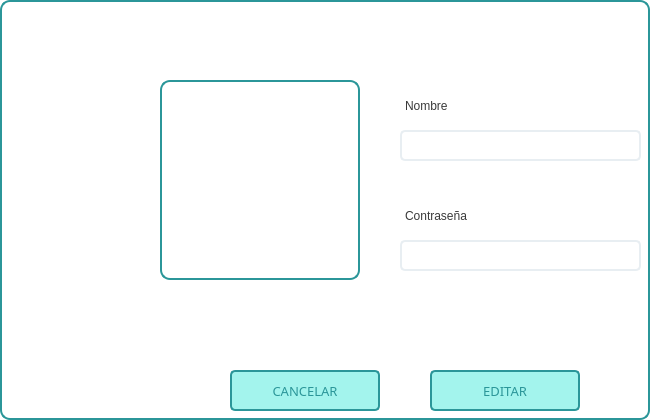
       <widget class="QWidget" name="page_editar">
        <property name="styleSheet">
         <string notr="true">background-color: #FFFFFF;
border: 2px solid #2B9699;
border-radius: 10px;</string>
        </property>
        <widget class="QFrame" name="frame_perfil_e">
         <property name="geometry">
          <rect>
           <x>160</x>
           <y>80</y>
           <width>200</width>
           <height>200</height>
          </rect>
         </property>
         <property name="styleSheet">
          <string notr="true">border-image: url(&quot;C:/Program Files (x86)/Qt Designer/projects/Red de Servicios/iconos/perfil.png&quot;);</string>
         </property>
         <property name="frameShape">
          <enum>QFrame::StyledPanel</enum>
         </property>
         <property name="frameShadow">
          <enum>QFrame::Raised</enum>
         </property>
        </widget>
        <widget class="QLabel" name="lab_nombre_1">
         <property name="geometry">
          <rect>
           <x>400</x>
           <y>90</y>
           <width>241</width>
           <height>31</height>
          </rect>
         </property>
         <property name="styleSheet">
          <string notr="true">border-color: #FFFFFF;
font: 11pt &quot;Arial Black&quot;;
color: #3A3A3A;</string>
         </property>
         <property name="text">
          <string>Nombre</string>
         </property>
        </widget>
        <widget class="QLabel" name="lab_contra_1">
         <property name="geometry">
          <rect>
           <x>400</x>
           <y>200</y>
           <width>241</width>
           <height>31</height>
          </rect>
         </property>
         <property name="styleSheet">
          <string notr="true">border-color: #FFFFFF;
font: 11pt &quot;Arial Black&quot;;
color: #3A3A3A;</string>
         </property>
         <property name="text">
          <string>Contraseña</string>
         </property>
        </widget>
        <widget class="QPushButton" name="btn_editar_ed">
         <property name="geometry">
          <rect>
           <x>430</x>
           <y>370</y>
           <width>150</width>
           <height>41</height>
          </rect>
         </property>
         <property name="font">
          <font>
           <family>Arial Black</family>
           <pointsize>10</pointsize>
           <weight>50</weight>
           <italic>false</italic>
           <bold>false</bold>
          </font>
         </property>
         <property name="cursor">
          <cursorShape>PointingHandCursor</cursorShape>
         </property>
         <property name="toolTip">
          <string>&lt;html&gt;&lt;head/&gt;&lt;body&gt;&lt;p&gt;&lt;br/&gt;&lt;/p&gt;&lt;/body&gt;&lt;/html&gt;</string>
         </property>
         <property name="whatsThis">
          <string>&lt;html&gt;&lt;head/&gt;&lt;body&gt;&lt;p&gt;&lt;br/&gt;&lt;/p&gt;&lt;/body&gt;&lt;/html&gt;</string>
         </property>
         <property name="styleSheet">
          <string notr="true">font: 10pt &quot;Arial Black&quot;;
background-color: #A3F4ED;
border: 2px solid #2B9699;
border-radius: 5px;
color: #2B9699;</string>
         </property>
         <property name="text">
          <string>EDITAR</string>
         </property>
        </widget>
        <widget class="QPushButton" name="btn_cancelar_ed">
         <property name="geometry">
          <rect>
           <x>230</x>
           <y>370</y>
           <width>150</width>
           <height>41</height>
          </rect>
         </property>
         <property name="font">
          <font>
           <family>Arial Black</family>
           <pointsize>10</pointsize>
           <weight>50</weight>
           <italic>false</italic>
           <bold>false</bold>
          </font>
         </property>
         <property name="cursor">
          <cursorShape>PointingHandCursor</cursorShape>
         </property>
         <property name="toolTip">
          <string>&lt;html&gt;&lt;head/&gt;&lt;body&gt;&lt;p&gt;&lt;br/&gt;&lt;/p&gt;&lt;/body&gt;&lt;/html&gt;</string>
         </property>
         <property name="whatsThis">
          <string>&lt;html&gt;&lt;head/&gt;&lt;body&gt;&lt;p&gt;&lt;br/&gt;&lt;/p&gt;&lt;/body&gt;&lt;/html&gt;</string>
         </property>
         <property name="styleSheet">
          <string notr="true">font: 10pt &quot;Arial Black&quot;;
background-color: #A3F4ED;
border: 2px solid #2B9699;
border-radius: 5px;
color: #2B9699;</string>
         </property>
         <property name="text">
          <string>CANCELAR</string>
         </property>
        </widget>
        <widget class="QTextEdit" name="txt_nombre">
         <property name="geometry">
          <rect>
           <x>400</x>
           <y>130</y>
           <width>241</width>
           <height>31</height>
          </rect>
         </property>
         <property name="styleSheet">
          <string notr="true">background-color: #FFFFFF;
border: 2px solid #E8EEF2;
font: 9pt &quot;Verdana&quot;;
color: #3A3A3A;
border-radius: 5px;</string>
         </property>
        </widget>
        <widget class="QTextEdit" name="txt_contra">
         <property name="geometry">
          <rect>
           <x>400</x>
           <y>240</y>
           <width>241</width>
           <height>31</height>
          </rect>
         </property>
         <property name="styleSheet">
          <string notr="true">background-color: #FFFFFF;
border: 2px solid #E8EEF2;
font: 9pt &quot;Verdana&quot;;
color: #3A3A3A;
border-radius: 5px;</string>
         </property>
        </widget>
       </widget>
